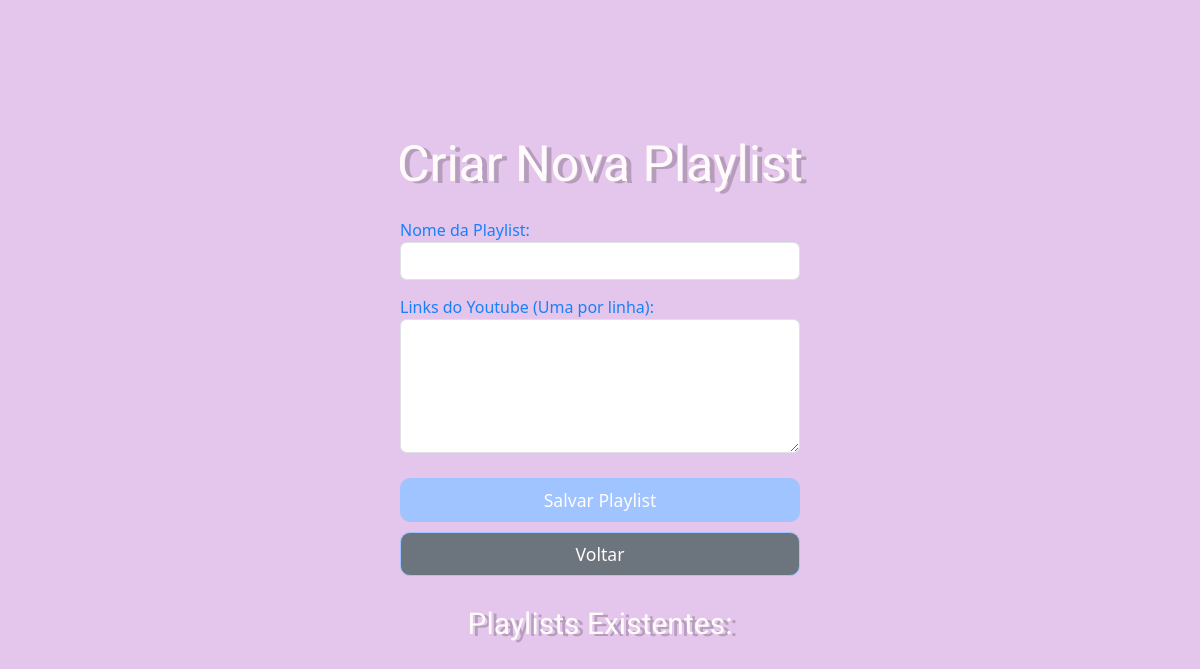
The page /playlists on the database as committed earlier.
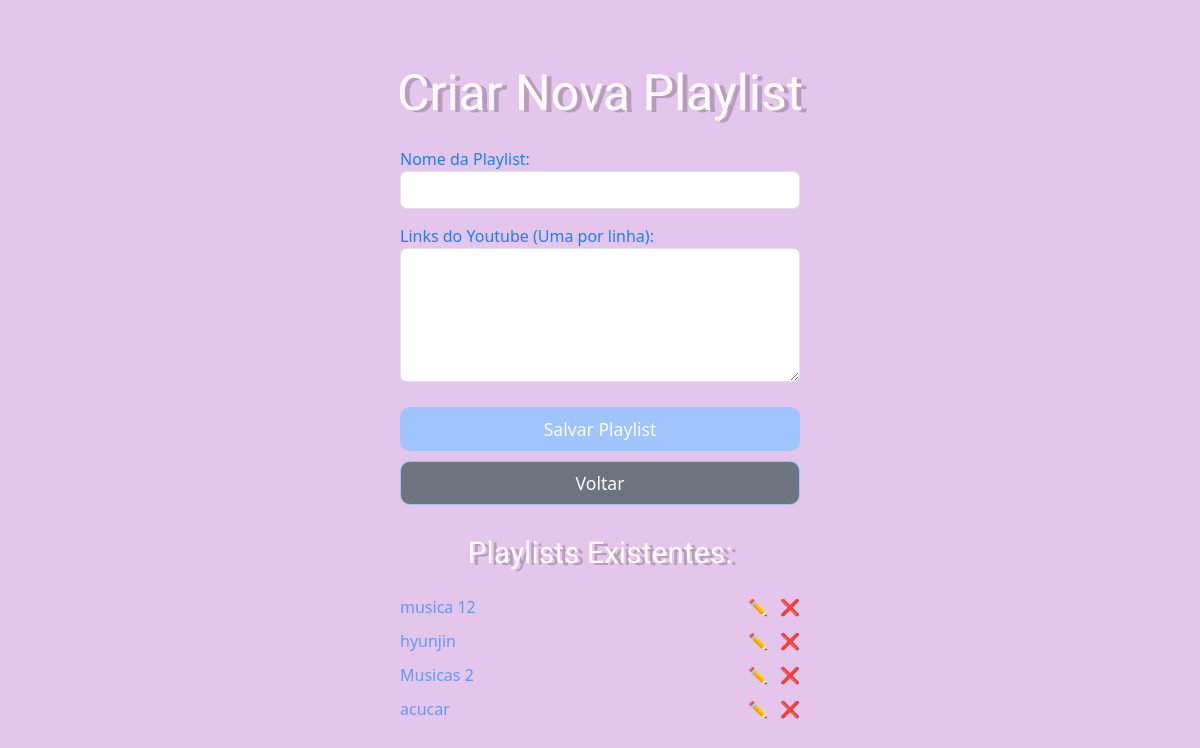
The same page on the database as committed later.
### tables this page shows
CREATE TABLE playlists (
        id INTEGER PRIMARY KEY AUTOINCREMENT,
        nome TEXT NOT NULL,
        imagem TEXT
    );

### app.py (the view, shortened to what this page needs)
@app.route('/playlists', methods=['GET', 'POST'])
def playlists_page():
    edit_playlist = None
    edit_id = request.args.get('edit_id')
    if edit_id:
        edit_playlist = buscar_playlist_por_id(int(edit_id))
    resultado = service.listar_playlists_service()
    playlists = resultado["playlists"]
    return render_template('playlists.html', playlists=playlists, edit_playlist=edit_playlist)

### db/db.py (called while the page is built)
def conexao():
    conn = sqlite3.connect(DATABASE)
    conn.row_factory = sqlite3.Row
    return conn

def listar_playlists():
    conn = conexao()
    cursor = conn.cursor()
    cursor.execute("SELECT id, nome FROM playlists")
    playlist = cursor.fetchall()
    conn.close()
    return playlist

### service/service.py (called while the page is built)
def listar_playlists_service():
    playlists = db.listar_playlists()
    if playlists is None:
        raise ValueError("Erro ao buscar playlists")
    return {
        "playlists": playlists,
        "status": bool(playlists)
    }

### templates/playlists.html (shortened to what this page needs)
<!DOCTYPE html>
<html lang="pt-br">
<head>
    <link rel="stylesheet" href="https://cdn.jsdelivr.net/npm/bootstrap@5.3.8/dist/css/bootstrap.min.css">
</head>
<body>
<div class="container d-flex flex-column align-items-center">
    <h1 class="pixel-font">Criar Nova Playlist</h1>
    <form method="POST" onsubmit="return validarNomePlaylist()">
        <div class="form-group">
            <label style="color: #1881fa;">Nome da Playlist:</label>
            <input type="text" class="form-control" id="nome_playlist" name="nome_playlist"
                   value="{{ edit_playlist.nome if edit_playlist else '' }}"
                   maxlength="60"
                   required>
        </div>
        <div class="form-group">
            <label style="color: #1881fa;">Links do Youtube (Uma por linha): </label>
            <textarea class="form-control" name="links_musica" rows="5" required>{{ edit_playlist.links if edit_playlist else '' }}</textarea>
        </div>
        <button type="submit" class="btn custom-btn">
            {{ 'Atualizar Playlist' if edit_playlist else 'Salvar Playlist' }}
        </button>
        <a href="{{ url_for('index') }}" class="btn custom-btn" style="background-color: #6c757d;">
            Voltar
        </a>
    </form>
    <div class="playlist-list">
        <h2 class="pixel-font" style="font-size: 30px;">Playlists Existentes:</h2>
        <ul>
        {% for playlist in playlists %}
            <li style="list-style-type: none; margin-bottom: 10px; color:#609af7; display: flex; justify-content: space-between; align-items: center;">
                <span>{{ playlist.nome }}</span>
                <span>
                    <a href="{{ url_for('playlists_page', edit_id=playlist.id) }}" class="icon-btn">✏️</a>
                    <a href="{{ url_for('deletar_playlist_route', playlist_id=playlist.id) }}" class="icon-btn" style="color:red;" name="deletar">❌</a>
                </span>
            </li>
        {% endfor %}
        </ul>
    </div>
</div>
</body>
</html>

Rows that differ between the two databases and show on the page:
added playlists: nome "musica 12"
added playlists: nome "hyunjin"
added playlists: nome "Musicas 2"
added playlists: nome "acucar"
